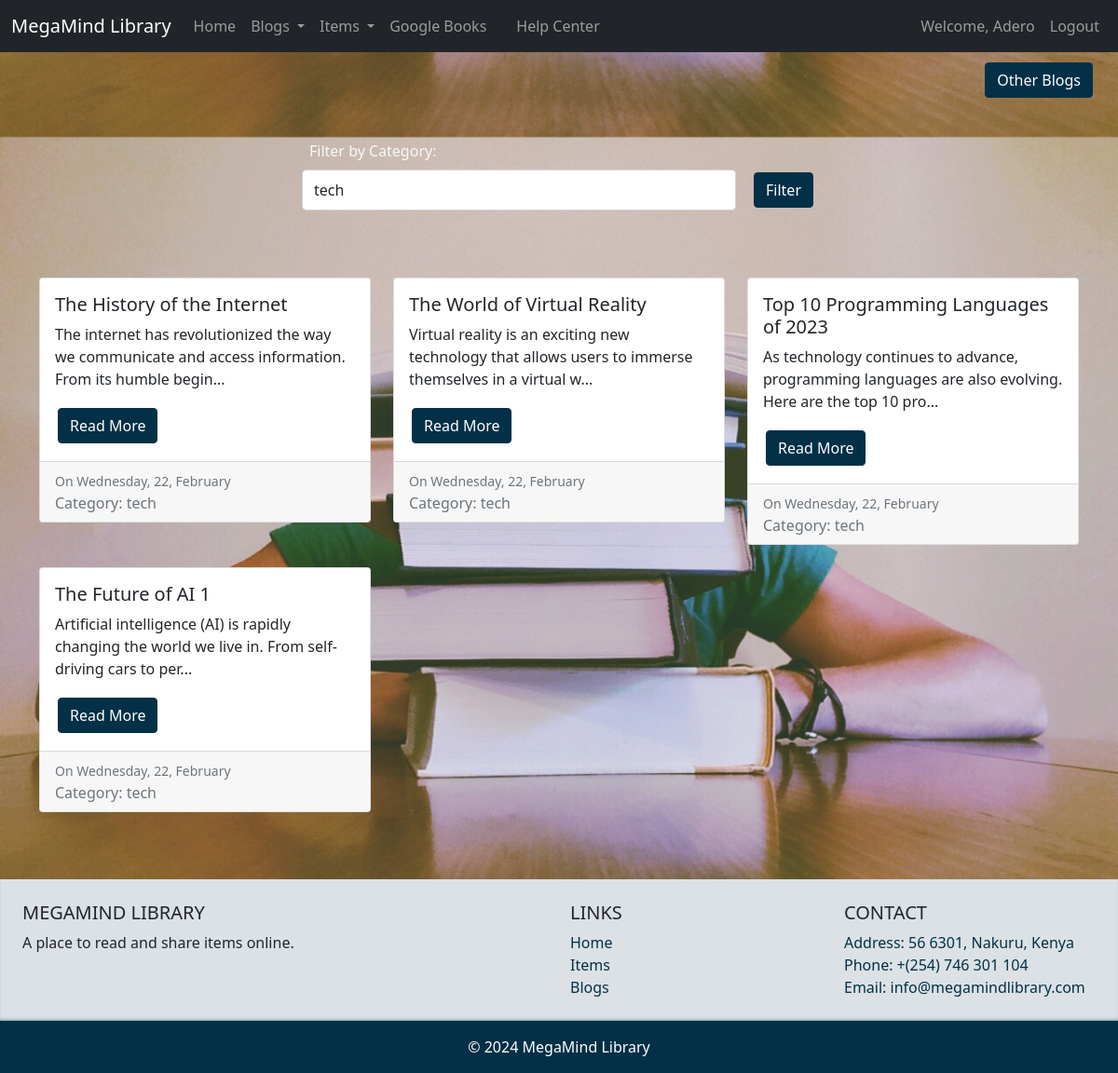
The page /blogs.php?category=tech (signed in) on the database its author committed.
### tables this page shows
CREATE TABLE `blogs` (
  `id` int(11) NOT NULL,
  `title` varchar(255) NOT NULL,
  `content` text NOT NULL,
  `user_id` int(11) NOT NULL,
  `created_at` datetime NOT NULL DEFAULT current_timestamp(),
  `category` varchar(255) NOT NULL
);

### inc/functions.php (called while the page is built, shortened)
<?php
include "config.php";
function get_category_name($category_id)
{
    global $conn;
    $stmt = $conn->prepare("SELECT category FROM blogs WHERE category = ?");
    $stmt->bind_param("s", $category_id);
    $stmt->execute();
    $result = $stmt->get_result();
    if ($result->num_rows > 0) {
        $row = $result->fetch_assoc();
        return $row['category'];
    }
}
function get_blogs_by_category($category)
{
    global $conn;
    $sql = "SELECT * FROM blogs WHERE category = ? ORDER BY id DESC";
    $stmt = $conn->prepare($sql);
    $stmt->bind_param("s", $category);
    $stmt->execute();
    $result = $stmt->get_result();
    $blogs = array();
    while ($row = $result->fetch_assoc()) {
        $blogs[] = $row;
    }
    return $blogs;
}

### blogs.php (the view, shortened to what this page needs)
<?php
include './inc/config.php';
include 'inc/functions.php';
$user_name = $_SESSION['username'];
$finterest = "SELECT field FROM user WHERE username =  '$user_name'";
$get_field = mysqli_query($conn, $finterest);
if ($get_field) {
  $result = mysqli_fetch_assoc($get_field);
  $field = $result['field'];
} else {
  echo "Error: " . mysqli_error($conn);
}
$category = $field;
if (isset($_GET['q'])) {
  $search_query = $_GET['q'];
  $blogs = search_blogs2($search_query);
} elseif (isset($_GET['category'])) {
  $category = $_GET['category'];
  $blogs = get_blogs_by_category($category);
} else {
  if ($field == "Other") {
    $blogs = get_all_top_blogs(20);
  } else {
    $blogs = get_blogs($field);
  }
}
?>
<!DOCTYPE html>
<html lang="en">
<head>
  <link rel="stylesheet" href="./css/style.css">
  <link href="https://cdn.jsdelivr.net/npm/bootstrap@5.0.2/dist/css/bootstrap.min.css" rel="stylesheet">
  <link rel="stylesheet" href="./css/bootstrap.min.css">
  <link rel="stylesheet" href="./css/style.css">
</head>
<body>
  <nav class="navbar navbar-expand-lg navbar-dark bg-dark">
    <div class="container-fluid">
      <a class="navbar-brand" href="<?php echo BASE_URL; ?>">MegaMind Library</a>
      <div class="collapse navbar-collapse" id="navbarNav">
        <ul class="navbar-nav">
          <li class="nav-item">
            <a class="nav-link" href="<?php echo BASE_URL; ?>/index.php">Home</a>
          </li>
          <li class="nav-item dropdown">
            <a class="nav-link dropdown-toggle" href="#" id="blogsDropdown" role="button" data-bs-toggle="dropdown" aria-expanded="false">
              Blogs
            </a>
          </li>
          <li class="nav-item dropdown">
            <a class="nav-link dropdown-toggle" href="#" id="itemsDropdown" role="button" data-bs-toggle="dropdown" aria-expanded="false">
              Items
            </a>
          </li>
          <li class="nav-item">
            <a class="nav-link" href="<?php echo BASE_URL; ?>/google_books.php">Google Books</a>
          </li>
        </ul>
        <ul class="navbar-nav">
          <li class="nav-item">
            <a class="nav-link" href="<?php echo BASE_URL; ?>/help_center.php">Help Center</a>
          </li>
        </ul>
        <ul class="navbar-nav ms-auto">
          <?php if (!isset($_SESSION["user_id"]) || empty($_SESSION["user_id"])) : ?>
            <li class="nav-item">
              <a class="nav-link" href="<?php echo BASE_URL; ?>/inc/signup.php">Register</a>
            </li>
            <li class="nav-item">
              <a class="nav-link" href="<?php echo BASE_URL; ?>/inc/login.php">Login</a>
            </li>
          <?php else : ?>
            <li class="nav-item">
              <a class="nav-link" href="<?php echo BASE_URL; ?>/inc/profile.php">Welcome, <?php echo htmlspecialchars($_SESSION["username"]); ?></a>
            </li>
            <li class="nav-item">
              <a class="nav-link" href="<?php echo BASE_URL; ?>/inc/logout.php">Logout</a>
            </li>
          <?php endif; ?>
        </ul>
      </div>
    </div>
  </nav>
  <div class="d-flex justify-content-end mx-3 p-2">
    <a href="./all_blogs.php" class="btn btn-primary">Other Blogs</a>
  </div>
  <form method="GET" action="blogs.php" class="p-4 w-50 mx-auto">
    <label for="category" class="p-2 text-light">Filter by Category:</label>
    <div class="form-group d-flex gap-3">
      <select class="form-control" name="category" id="category">
        <option value=""><?php if (isset($_GET['category'])) {
                            echo $category;
                          } else {
                            echo 'Select a category';
                          } ?></option>
      </select>
      <button type="submit" class="btn btn-primary">Filter</button>
    </div>
  </form>
  <div class="container py-5" style="min-height: 58vh;">
    <div class="row">
      <?php foreach ($blogs as $blog) :
      ?>
        <div class="col-md-4 mb-4">
          <div class="card">
            <div class="card-body">
              <h5 class="card-title"><?= $blog['title'] ?></h5>
              <p class="card-text"><?= substr($blog['content'], 0, 100) ?>...</p>
              <a href="inc/blog.php?id=<?= $blog['id'] ?>" class="btn btn-primary">Read More</a>
            </div>
            <div class="card-footer text-muted">
              <?php
              $created_at = new DateTime($blog['created_at']);
              $date_str = $created_at->format('l, j, F');
              echo "<small>On $date_str</small>";
              ?>
              <?php
              $category = get_category_name($blog['category']);
              echo "<br>Category: $category";
              ?>
            </div>
          </div>
        </div>
      <?php endforeach; ?>
    </div>
  </div>
  <?php include 'inc/footer.php'; ?>

### css/style.css (style rules this page uses)
body::before { content: ""; position: fixed; top: 0; right: 0; bottom: 0; left: 0; z-index: -1; background-image: url(./images/item_images/item-2.jpg); background-size: 100%; background-position: center center; background-attachment: fixed; opacity: 1; }
body { background-color: #f7f7f7; }
.navbar { background-color: #023047; }
.navbar-brand, .navbar-text, .navbar ul li a { color: #fff; }
.btn-primary { background-color: #023047; border-color: #023047; margin: 3px; }
label { padding: 3px; margin-top: 2px; }

### blogs.php (style rules this page uses)
body::before { content: ""; position: fixed; top: 0; right: 0; bottom: 0; left: 0; z-index: -1; background-image: url(./images/item_images/item-2.jpg); background-size: 100%; background-position: center center; background-attachment: fixed; opacity: 1; }

### rows shown on the page
blogs: title "The History of the Internet", content "The internet has revolutionized the way we communicate and access information. From its humble begin", created_at "Wednesday, 22, February", category "tech"
blogs: title "The World of Virtual Reality", content "Virtual reality is an exciting new technology that allows users to immerse themselves in a virtual w", created_at "Wednesday, 22, February", category "tech"
blogs: title "Top 10 Programming Languages of 2023", content "As technology continues to advance, programming languages are also evolving. Here are the top 10 pro", created_at "Wednesday, 22, February", category "tech"
blogs: title "The Future of AI 1", content "Artificial intelligence (AI) is rapidly changing the world we live in. From self-driving cars to per", created_at "Wednesday, 22, February", category "tech"

### other values the page prints
$_SESSION["username"] "Adero"
form field category "tech"
